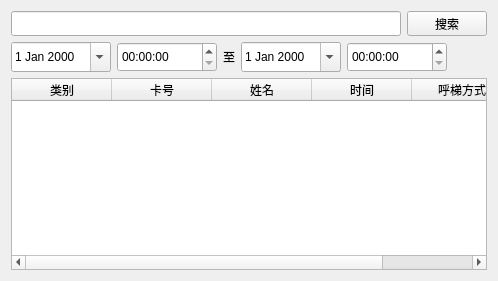
     <widget class="QWidget" name="page_cardlog">
      <layout class="QVBoxLayout" name="verticalLayout_21">
       <item>
        <layout class="QHBoxLayout" name="horizontalLayout_28">
         <item>
          <widget class="QLineEdit" name="lineEdit_7">
           <property name="minimumSize">
            <size>
             <width>0</width>
             <height>25</height>
            </size>
           </property>
           <property name="maximumSize">
            <size>
             <width>16777215</width>
             <height>25</height>
            </size>
           </property>
          </widget>
         </item>
         <item>
          <widget class="QPushButton" name="pushButton_26">
           <property name="minimumSize">
            <size>
             <width>0</width>
             <height>25</height>
            </size>
           </property>
           <property name="maximumSize">
            <size>
             <width>16777215</width>
             <height>25</height>
            </size>
           </property>
           <property name="text">
            <string>搜索</string>
           </property>
          </widget>
         </item>
        </layout>
       </item>
       <item>
        <layout class="QHBoxLayout" name="horizontalLayout_31">
         <item>
          <widget class="QDateEdit" name="dateEdit_start">
           <property name="minimumSize">
            <size>
             <width>100</width>
             <height>30</height>
            </size>
           </property>
           <property name="maximumSize">
            <size>
             <width>100</width>
             <height>30</height>
            </size>
           </property>
           <property name="styleSheet">
            <string notr="true"/>
           </property>
           <property name="calendarPopup">
            <bool>true</bool>
           </property>
          </widget>
         </item>
         <item>
          <widget class="QTimeEdit" name="timeEdit_start">
           <property name="minimumSize">
            <size>
             <width>100</width>
             <height>30</height>
            </size>
           </property>
           <property name="maximumSize">
            <size>
             <width>100</width>
             <height>30</height>
            </size>
           </property>
          </widget>
         </item>
         <item>
          <widget class="QLabel" name="label_19">
           <property name="text">
            <string>至</string>
           </property>
          </widget>
         </item>
         <item>
          <widget class="QDateEdit" name="dateEdit_end">
           <property name="minimumSize">
            <size>
             <width>100</width>
             <height>30</height>
            </size>
           </property>
           <property name="maximumSize">
            <size>
             <width>100</width>
             <height>30</height>
            </size>
           </property>
           <property name="calendarPopup">
            <bool>true</bool>
           </property>
          </widget>
         </item>
         <item>
          <widget class="QTimeEdit" name="timeEdit_end">
           <property name="minimumSize">
            <size>
             <width>100</width>
             <height>30</height>
            </size>
           </property>
           <property name="maximumSize">
            <size>
             <width>100</width>
             <height>30</height>
            </size>
           </property>
          </widget>
         </item>
         <item>
          <spacer name="horizontalSpacer_16">
           <property name="orientation">
            <enum>Qt::Horizontal</enum>
           </property>
           <property name="sizeHint" stdset="0">
            <size>
             <width>40</width>
             <height>20</height>
            </size>
           </property>
          </spacer>
         </item>
        </layout>
       </item>
       <item>
        <widget class="QTableWidget" name="table_cardlog">
         <column>
          <property name="text">
           <string>类别</string>
          </property>
         </column>
         <column>
          <property name="text">
           <string>卡号</string>
          </property>
         </column>
         <column>
          <property name="text">
           <string>姓名</string>
          </property>
         </column>
         <column>
          <property name="text">
           <string>时间</string>
          </property>
         </column>
         <column>
          <property name="text">
           <string>呼梯方式</string>
          </property>
         </column>
        </widget>
       </item>
      </layout>
     </widget>
